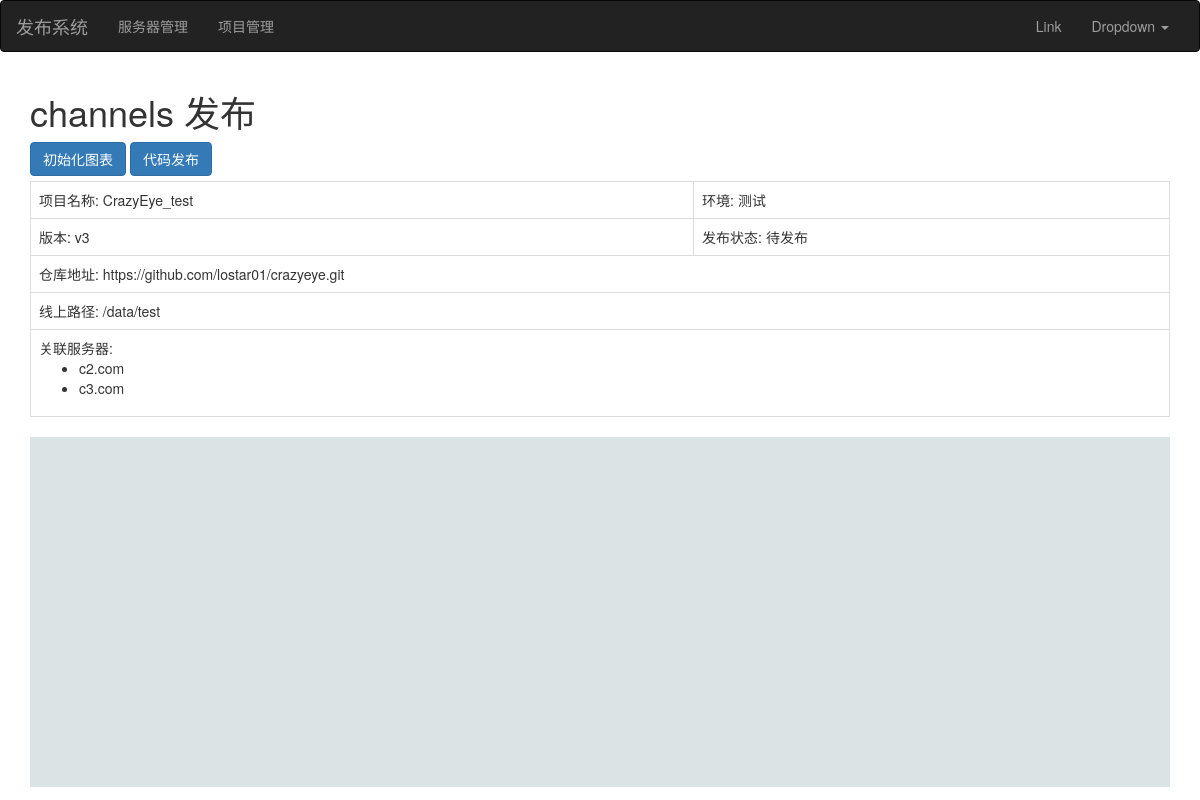
The app's page /deploy/18 with its own data.
### web/models.py (models this page shows, shortened)
class DeployTask(models.Model):
    uuid = models.CharField(verbose_name='标识',max_length=64)
    project = models.ForeignKey(verbose_name="项目环境",to='Project',on_delete=models.CASCADE)
    tag = models.CharField(verbose_name="版本",max_length=32)
    status_choices = (
        (1,'待发布'),
        (2,'发布中'),
        (3,'成功'),
        (4,'失败'),
    )
    status = models.SmallIntegerField(verbose_name="状态",choices=status_choices,default=1)
    before_download_script = models.TextField(verbose_name="下载前脚本",null=True,blank=True)
    after_download_script = models.TextField(verbose_name="下载后脚本",null=True,blank=True)
    before_deploy_script = models.TextField(verbose_name="发布前脚本",null=True,blank=True)
    after_deploy_script = models.TextField(verbose_name="发布后脚本",null=True,blank=True)

class Project(models.Model):
    title = models.CharField(verbose_name="项目名", max_length=32)
    repo = models.CharField(verbose_name="仓库地址", max_length=128)
    env_choice = (
        ('prod','正式'),
        ('test','测试')
    )
    env = models.CharField(verbose_name="环境", max_length=16,choices=env_choice,default="test")
    path = models.CharField(verbose_name="线上路径",max_length=64,default="")
    server = models.ManyToManyField(verbose_name="关联服务器",to='Server')

class Server(models.Model):
    hostname = models.CharField(verbose_name='主机名',max_length=32)
    notices = models.CharField(verbose_name='备注',max_length=32,blank=True,default="")

### web/views/deploy.py (the view)
# urls.py: path('deploy/<int:task_id>',deploy.deploy_task, name='deploy'),
def deploy_task(request,task_id):
    task_obj = DeployTask.objects.get(pk=task_id)
    title = "发布{0}".format(task_obj.uuid)
    return render(request,'deploy.html',{"task_obj": task_obj,"title": title})

### templates/deploy.html (shortened to what this page needs)
{% extends 'layout.html' %}
{% block content %}
<div class="container">
    <h1>channels 发布</h1>
    <input type="button" class="btn btn-primary" value="初始化图表" onclick="createDiagram()"/>
    <input type="button" class="btn btn-primary" value="代码发布"/>
    <table class="table table-bordered" style="margin-top: 5px;">
        <tr>
            <td>项目名称: {{task_obj.project.title}}</td>
            <td>环境: {{task_obj.project.get_env_display}}</td>
        </tr>
        <tr>
            <td>版本: {{task_obj.tag}}</td>
            <td>发布状态: {{task_obj.get_status_display}}</td>
        </tr>
        <tr>
            <td colspan="2">仓库地址: {{task_obj.project.repo}}</td>
        </tr>
        <tr>
            <td colspan="2">线上路径: {{task_obj.project.path}}</td>
        </tr>
        <tr>
            <td colspan="2">关联服务器:
                <ul>
                {% for server_obj in task_obj.project.server.all %}
                    <li>{{ server_obj.hostname }}</li>
                {% endfor %}
                    </ul>
            </td>
        </tr>
    </table>
    <div id="content" style="height: 350px; background-color: #DAE4E4">
    </div>
</div>
{% endblock %}

### records on screen
DeployTask: project "CrazyEye_test", project.env "测试", tag "v3", status "待发布", project.repo "https://github.com/lostar01/crazyeye.git", project.path "/data/test"
Server: hostname "c2.com"
Server: hostname "c3.com"
